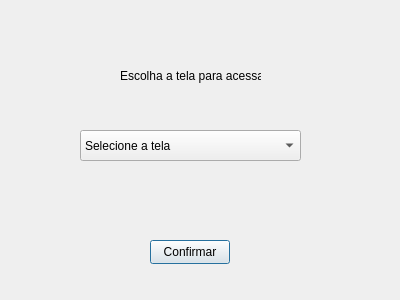
<?xml version="1.0" encoding="UTF-8"?>
<ui version="4.0">
 <class>DebugWindow</class>
 <widget class="QDialog" name="DebugWindow">
  <property name="geometry">
   <rect>
    <x>0</x>
    <y>0</y>
    <width>400</width>
    <height>300</height>
   </rect>
  </property>
  <property name="windowTitle">
   <string>Dialog</string>
  </property>
  <widget class="QComboBox" name="comboBox">
   <property name="geometry">
    <rect>
     <x>80</x>
     <y>130</y>
     <width>221</width>
     <height>31</height>
    </rect>
   </property>
   <item>
    <property name="text">
     <string>Selecione a tela</string>
    </property>
   </item>
   <item>
    <property name="text">
     <string>Tela cliente</string>
    </property>
   </item>
   <item>
    <property name="text">
     <string>Tela gerente</string>
    </property>
   </item>
   <item>
    <property name="text">
     <string>Tela funcionário</string>
    </property>
   </item>
  </widget>
  <widget class="QLabel" name="label">
   <property name="geometry">
    <rect>
     <x>120</x>
     <y>60</y>
     <width>141</width>
     <height>31</height>
    </rect>
   </property>
   <property name="text">
    <string>Escolha a tela para acessar</string>
   </property>
  </widget>
  <widget class="QPushButton" name="Confirmar">
   <property name="geometry">
    <rect>
     <x>150</x>
     <y>240</y>
     <width>80</width>
     <height>24</height>
    </rect>
   </property>
   <property name="text">
    <string>Confirmar</string>
   </property>
  </widget>
 </widget>
 <resources/>
 <connections/>
</ui>
